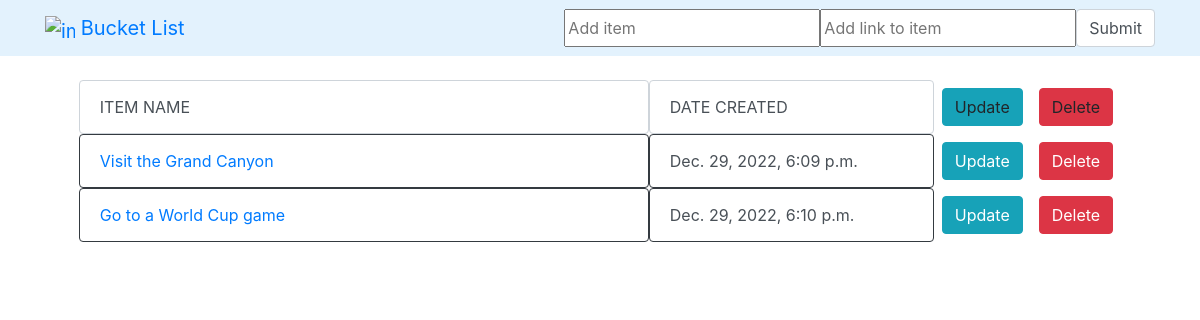
Before: / with the older database file.
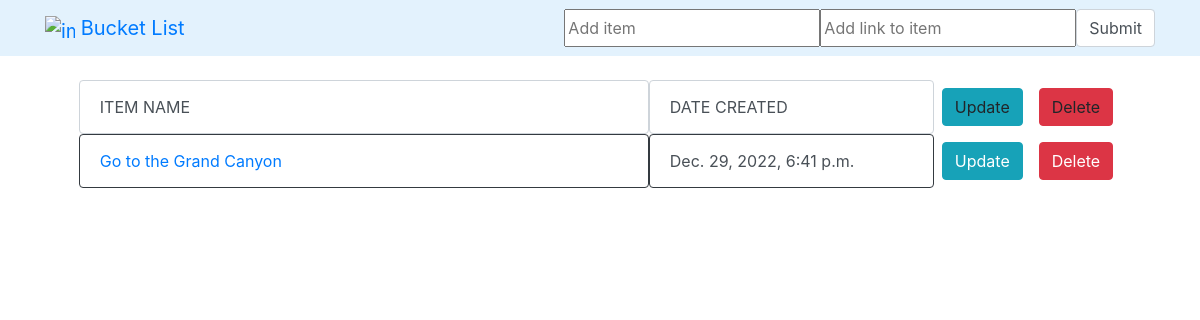
After: the same page with the newer database file.
### buckets/models.py (models this page shows)
class Task(models.Model):
    title = models.CharField(max_length = 200)
    complete = models.BooleanField(default = False)
    created = models.DateTimeField(auto_now_add = True)
    link = models.URLField(max_length = 200, default="https://www.google.com/webhp?hl=en&ictx=2&sa=X&ved=0ahUKEwjrhov_gZ38AhXAD1kFHdEvCbcQPQgJ")
    def __str__(self):
        return self.title

### buckets/views.py (the view, shortened to what this page needs)
# urls.py: path('', views.index, name='list'),
def index(request):
    buckets = Task.objects.all()
    form = TaskForm()
    context = {'buckets':buckets, 'form':form}
    return render(request, 'buckets/list.html', context)

### buckets/forms.py
class TaskForm(forms.ModelForm):
    title = forms.CharField(widget = forms.TextInput(attrs={"placeholder":"Add item"}))
    link = forms.URLField(widget = forms.TextInput(attrs={"placeholder":"Add link to item"}))
    class Meta:
        model = Task
        fields = '__all__'

### buckets/templates/buckets/list.html (shortened to what this page needs)
{% extends 'base.html' %}
{% block content %}
<nav class="navbar navbar-expand-lg" style="background-color: #e3f2fd;">
    <div class="container">
        <a class="navbar-brand" href="#">
            <img src="https://www.pngfind.com/pngs/m/44-445195_steel-bucket-png-image-transparent-background-bucket-transparent.png" alt="image of a bucket" width="30" height="24" class="GeneratedImage d-inline-block align-text-top">
            Bucket List
        </a>
        <form class = "d-flex" method = "POST" action = "/" class = "container">
            {{form.title}}
            {{form.link}}
            <input class="form-control me-2" type = "submit" name = "Create Task" placeholder = "Add new item">
        </form>
    </div>
</nav>
<br>
<div class = "container overflow-hidden">
    <div class = "row justify-content-md-center">
        <div class="col col-lg-6 form-control">
            <div class="p-2">
                ITEM NAME
            </div>
        </div>
        <div class="col col-3 form-control">
            <div class="p-2">
                DATE CREATED
            </div>
        </div>
        <div class="p-2">
            <a class = "btn btn-info">Update</a>
        </div>
        <div class="p-2">
            <a class = "btn btn-danger">Delete</a>
        </div>
    </div>
</div>
{% for bucket in buckets %}
    <div class = "container overflow-hidden">
        <div class = "row justify-content-md-center">
            <div class="col col-lg-6 form-control border-dark">
                <div class="p-2">
                    {% if bucket.complete == True %}
                    <strike><a href="{{bucket.link}}">{{bucket}}</a></strike>
                    {% else %}
                    <span><a href="{{bucket.link}}">{{bucket}}</a></span>
                    {% endif %}
                </div>
            </div>
            <div class="col col-3 form-control border-dark">
                <div class="p-2">
                    <span>{{bucket.created}}</span>
                </div>
            </div>
            <div class="p-2">
                <a class = "btn btn-info" href="{% url 'edit_bucket' bucket.id %}">Update</a>
            </div>
            <div class="p-2">
                <a class = "btn btn-danger" href="{% url 'confirmDel' bucket.id %}">Delete</a>
            </div>
        </div>
    </div>
{% endfor %}
{% endblock %}

Changed rows visible on the page:
removed Task: title "Visit the Grand Canyon", created "Dec. 29, 2022, 6:09 p.m."
removed Task: title "Go to a World Cup game", created "Dec. 29, 2022, 6:10 p.m."
added Task: title "Go to the Grand Canyon", created "Dec. 29, 2022, 6:41 p.m."
